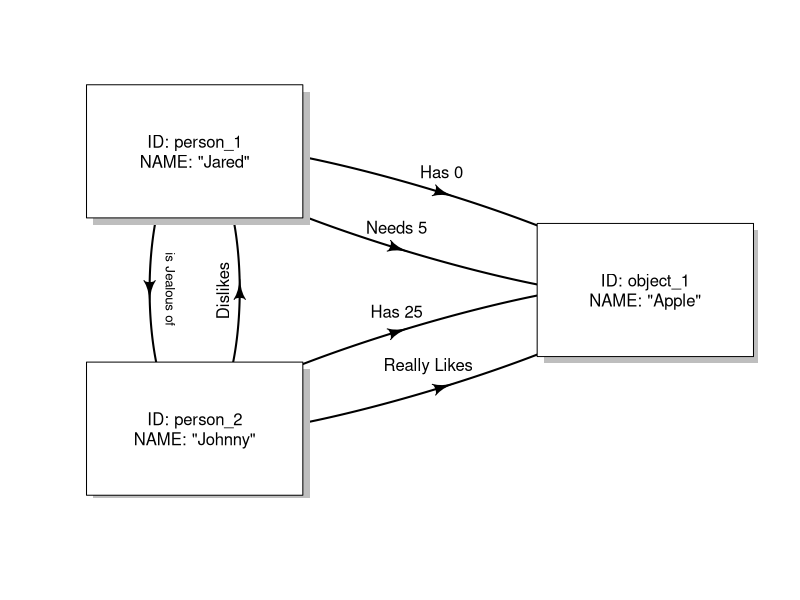

Reproduce this figure in R. (Note: this script raises an error after producing the figure.)
## ---- chunk 1
knitr::opts_chunk$set(echo = TRUE)
## ---- chunk 2
library(diagram)
openplotmat()
pos <- coordinates(c(3, 3, 3))
need1 <-curvedarrow(from = pos[1,], to = pos[6,], curve = .1)
text(need1[1], need1[2] + .05, 'Needs 5')
has1 <- curvedarrow(from = pos[1,], to = pos[6,], curve = -.1)
text(has1[1], has1[2] + .05, 'Has 0' )
likes2 <- curvedarrow(from = pos[7,], to = pos[6,], curve = .1)
text(likes2[1]-.02, likes2[2] + .05, 'Really Likes')
has2 <- curvedarrow(from = pos[7,], to = pos[6,], curve = -.1)
text(has2[1], has2[2] + .05, 'Has 25')
dislike <- curvedarrow(from = pos[7,], to = pos[1,], curve = .1 )
text(dislike[1] -.025, dislike[2], 'Dislikes', srt = 90)
jealous <- curvedarrow(from=pos[1,], to = pos[7,], curve =.1)
text(jealous[1] + .03, jealous[2], 'is Jealous of', srt = -90, cex = .8)
my_edge_length <- .16
my_text_size <- 1.3
textrect(mid = pos[1,], radx = my_edge_length, rady = my_edge_length, lab = 'ID: person_1\nNAME: "Jared"' )
textrect(mid = pos[7,], radx = my_edge_length, rady = my_edge_length, lab = 'ID: person_2\nNAME: "Johnny"')
textrect(mid = pos[6,], radx = my_edge_length, rady = my_edge_length, lab = 'ID: object_1\nNAME: "Apple"')
## ---- chunk 3
packages <- c('dplyr', 'tidyr', 'stringr', 'igraph')
sapply(packages, library, character.only = T)
## ---- chunk 4
#Nodes
people <- c('Goldilocks', 'Red Riding Hood', 'Grandma', 'Hunter', 'Jack')
creatures <- c('Mama Bear', 'Papa Bear', 'Baby Bear', 'Big Bad Wolf', 'Giant')
food <- c('Porridge', 'Person')
role <- c('Hero', 'Victim', 'Villain')
## ---- chunk 5
#links
hero <- c('Hunter')
victim <- c('Mama Bear', 'Papa Bear', 'Baby Bear', 'Giant', 'Red Riding Hood', 'Grandma')
villain <- c('Goldilocks', 'Jack', 'Big Bad Wolf', 'Grandma')
eats_porridge <- c('Goldilocks', 'Mama Bear', 'Papa Bear', 'Baby Bear')
eats_people <- c('Giant', 'Big Bad Wolf', 'Grandma')
bear_family <- c('Mama Bear', 'Papa Bear', 'Baby Bear')
red_family <- c('Red Riding Hood', 'Grandma')
## ---- chunk 6
people_links <- tibble(
  item1 = people,
  item2 = 'Person',
  type = 'is a'
)

people_links
## ---- chunk 7
create_links <- function(item1, item2, type){
  tibble(
    item1 = item1, 
    item2 = item2, 
    type = type
  )
}
## ---- chunk 8
creature_links <- create_links(creatures, 'Creature', 'is a')
hero_links <- create_links(hero, 'Hero', 'is a')
victim_links <- create_links(victim, 'Victim', 'is a')
villain_links <- create_links(villain, 'Villain', 'is a')
porridge_links <- create_links(eats_porridge, 'Porridge', 'eats')
soylent_green_links <- create_links(eats_people, 'Person', 'eats')

#Let's use tidyr's unnest to create the family links
#lapply creates list output for each row
#and the data frame must be unnested in order to stay clean
bear_links <- create_links(bear_family, 
                           lapply(bear_family, function(x){
                             bear_family[!bear_family %in% x]
                           }),
                           'is related to') %>%
  unnest()
red_links <- create_links(red_family,
                          lapply(red_family, function(x){
                            red_family[!red_family %in% x]
                          }),
                          'is related to') %>%
  unnest()
## ---- chunk 9
#let's grab everything in our environment that has "_links"
ls()[ls() %>% str_detect('_links')]

#we don't want the function "create_links"
#so we will use a negative lookbehind regex
ls()[ls() %>% str_detect('(?<!create)_links')]

links <- ls()[ls() %>% str_detect('(?<!create)_links')] %>%
  lapply(get) %>%
  bind_rows()

links
## ---- chunk 10
links <- links %>% select(item1, item2, type)
## ---- chunk 11
nodes <- c(links$item1, links$item2) %>%
  unique() 

define_story_node <- function(x){
  if(x == 'Person'){
    'Food & Species'
  } else if(x %in% c('Hero', 'Villain', 'Victim')){
    'Role'
  } else if(x == 'Porridge'){
    'Food'
  } else if(x == 'Creature'){
    'Species'
  } else {
    'Character'
  }
}

nodes <- tibble(
  name = nodes,
  type = sapply(nodes, define_story_node)
)
## ---- chunk 12
net <- graph_from_data_frame(d = links,
                             vertices = nodes)
## ---- chunk 13
set.seed(1234)
plot(net,
     #we are explicitly defining the 'vertex.label'
     #however in our case it isn't necessary
     #plot automatically labels the vertices by
     #whatever the first column is called
     vertex.label = V(net)$name,
     vertex.label.cex = .75,
     vertex.size = 5,
     vertex.label.color ='black',
     vertex.label.dist = 1.1,
     
     edge.label = E(net)$type,
     edge.label.cex = .75, 
     edge.label.color = 'black',
     edge.curved = T,
     edge.arrow.size = .3,
     
     main = 'Fairy Tale Network',
     frame = T,
     layout = layout_nicely)
## ---- chunk 14
define_link_color <- function(x){
  if(x == 'is related to'){
    "#1b9e77"
  } else if(x == 'is a'){
    "#d95f02"
  } else if(x == 'eats'){
    "#7570b3"
  }
}

links <- links %>%
  mutate(color = sapply(type, define_link_color))

net <- graph_from_data_frame(d = links,
                             vertices = nodes)


set.seed(1234)
plot(net,
     vertex.label = V(net)$name,
     vertex.label.cex = .75,
     vertex.size = 5,
     vertex.label.color ='black',
     vertex.label.dist = 1.1,
     
     #we named the edge attribute 'color'
     #so the plot automatically colors the edges
     #however for completeness we will explicitly define 'edge.color'
     edge.color = E(net)$color,
     edge.curved = T,
     edge.arrow.size = .3,
     
     main = 'Fairy Tale Network',
     frame = T,
     layout = layout_nicely)

legend('bottomleft',
       title = 'Link Types',
       legend = c('is related to', 'is a', 'eats'),
       lty = 1,
       lwd = 2,
       col = c("#1b9e77", "#d95f02", "#7570b3"),
       cex = .75)
## ---- chunk 15
define_node_color <- function(x){
  if(x == 'Character'){
    "#a6cee3"
  } else if(x == 'Species'){
    "#1f78b4"
  } else if(x == 'Role'){
    "#b2df8a"
  } else if(x == 'Food'){
    "#33a02c"
  } else if(x == 'Food & Species'){
    "#fb9a99"
  }
}

nodes <- nodes %>%
  mutate(color = sapply(type, define_node_color))

net <- graph_from_data_frame(d = links,
                             vertices = nodes)


set.seed(1234)
plot(net,
     #we named the node attribute 'color'
     #so the plot automatically colors the nodes
     #however for completeness we will explicitly define 'edge.color'
     vertex.color = V(net)$color,
     vertex.label = NA,
     vertex.size = 5,
     vertex.label.color ='black',
     vertex.label.dist = 1.1,
     
     edge.color = E(net)$color,
     edge.curved = T,
     edge.arrow.size = .3,
     
     main = 'Fairy Tale Network',
     frame = T,
     layout = layout_nicely)

legend('bottomleft',
       title = 'Link Types',
       legend = c('is related to', 'is a', 'eats'),
       lty = 1,
       lwd = 2,
       col = c("#1b9e77", "#d95f02", "#7570b3"),
       cex = .75)

legend('topleft', 
       title = 'Node Types',
       legend = c('Character', 'Species', 'Role', 'Food', 'Food & Species'),
       pch = rep(21, 5),
       pt.bg = c("#a6cee3", "#1f78b4", "#b2df8a", "#33a02c", "#fb9a99"),
       pt.cex = 1,
       col = rep('black', 5),
       cex = .75
       )
